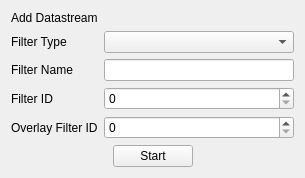
<?xml version="1.0" encoding="UTF-8"?>
<ui version="4.0">
 <class>qtAddDataStream</class>
 <widget class="QWidget" name="qtAddDataStream">
  <property name="geometry">
   <rect>
    <x>0</x>
    <y>0</y>
    <width>305</width>
    <height>142</height>
   </rect>
  </property>
  <property name="windowTitle">
   <string>Form</string>
  </property>
  <layout class="QVBoxLayout" name="verticalLayout">
   <item>
    <widget class="QLabel" name="qtTitleLabel">
     <property name="text">
      <string>Add Datastream</string>
     </property>
    </widget>
   </item>
   <item>
    <layout class="QFormLayout" name="formLayout">
     <item row="1" column="0">
      <widget class="QLabel" name="label_1">
       <property name="enabled">
        <bool>true</bool>
       </property>
       <property name="visible">
        <bool>true</bool>
       </property>
       <property name="text">
        <string>Filter Name</string>
       </property>
      </widget>
     </item>
     <item row="1" column="1">
      <widget class="QLineEdit" name="qtFilterNameLineEdit"/>
     </item>
     <item row="2" column="0">
      <widget class="QLabel" name="label_2">
       <property name="text">
        <string>Filter ID</string>
       </property>
      </widget>
     </item>
     <item row="2" column="1">
      <widget class="QSpinBox" name="qtFilterIDSpinBox">
       <property name="maximum">
        <number>999999999</number>
       </property>
      </widget>
     </item>
     <item row="3" column="0">
      <widget class="QLabel" name="label_3">
       <property name="text">
        <string>Overlay Filter ID</string>
       </property>
      </widget>
     </item>
     <item row="3" column="1">
      <widget class="QSpinBox" name="qtOverlayFilterIDSpinBox">
       <property name="maximum">
        <number>999999999</number>
       </property>
      </widget>
     </item>
     <item row="0" column="0">
      <widget class="QLabel" name="label_4">
       <property name="text">
        <string>Filter Type</string>
       </property>
      </widget>
     </item>
     <item row="0" column="1">
      <widget class="QComboBox" name="qtFilterTypeComboBox"/>
     </item>
    </layout>
   </item>
   <item>
    <layout class="QHBoxLayout" name="horizontalLayout">
     <item>
      <spacer name="horizontalSpacer_1">
       <property name="orientation">
        <enum>Qt::Horizontal</enum>
       </property>
       <property name="sizeHint" stdset="0">
        <size>
         <width>40</width>
         <height>20</height>
        </size>
       </property>
      </spacer>
     </item>
     <item>
      <widget class="QPushButton" name="qtStartPushButton">
       <property name="text">
        <string>Start</string>
       </property>
      </widget>
     </item>
     <item>
      <spacer name="horizontalSpacer_2">
       <property name="orientation">
        <enum>Qt::Horizontal</enum>
       </property>
       <property name="sizeHint" stdset="0">
        <size>
         <width>40</width>
         <height>20</height>
        </size>
       </property>
      </spacer>
     </item>
    </layout>
   </item>
  </layout>
 </widget>
 <resources/>
 <connections/>
</ui>
